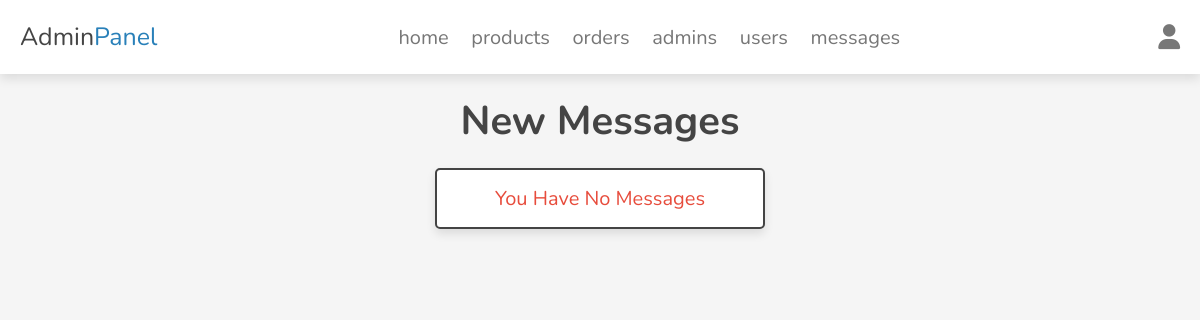
Before: /assets/admin/messages.php (signed in) with the older database file.
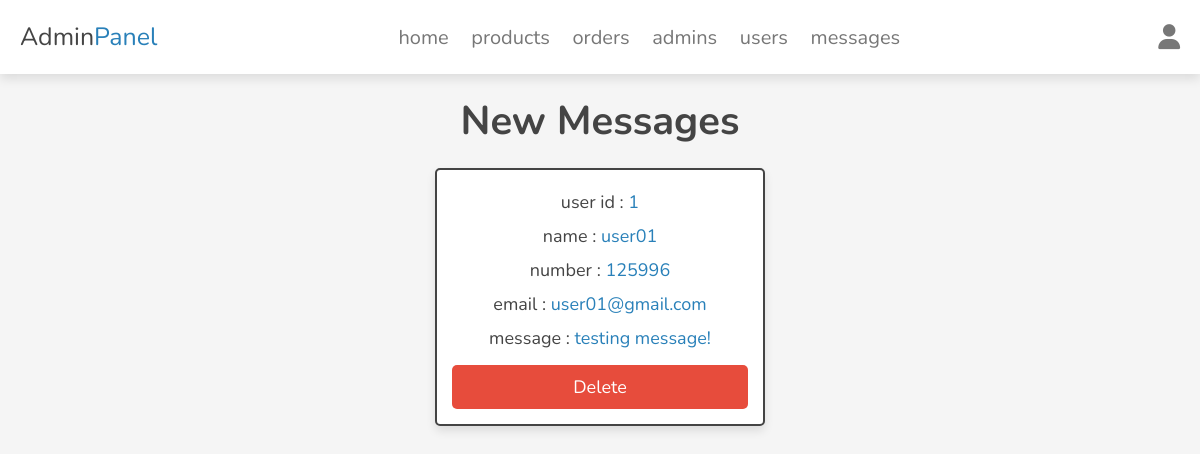
After: the same page with the newer database file.
### tables this page shows
CREATE TABLE `messages` (
  `id` int(100) NOT NULL,
  `user_id` int(100) NOT NULL,
  `name` varchar(100) NOT NULL,
  `email` varchar(100) NOT NULL,
  `number` varchar(12) NOT NULL,
  `message` varchar(500) NOT NULL
);

### assets/admin/messages.php (the view, shortened to what this page needs)
<?php
require('../components/connect.php');
?>
<!DOCTYPE html>
<html lang="en">
<head>
    <link rel="stylesheet" href="https://cdnjs.cloudflare.com/ajax/libs/font-awesome/6.5.0/css/all.min.css">
    <link rel="stylesheet" href="../css/admin_style.css">
</head>
<body>
<?php require('../components/admin_header.php'); ?>
<section class="messages">
    <h1 class="heading">new messages</h1>
    <div class="box-container">
        <?php
            $select_messages = $conn->prepare("SELECT * FROM `messages`");
            $select_messages->execute();
            if($select_messages->rowCount() > 0){
                while($fetch_messages = $select_messages->fetch(PDO::FETCH_ASSOC)){
        ?>
            <div class="box">
                <p>user id : <span><?= $fetch_messages['user_id']; ?></span></p>
                <p>name : <span><?= $fetch_messages['name']; ?></span></p>
                <p>number : <span><?= $fetch_messages['number']; ?></span></p>
                <p>email : <span><?= $fetch_messages['email']; ?></span></p>
                <p>message : <span><?= $fetch_messages['message']; ?></span></p>
                <a href="./messages.php?delete=<?= $fetch_messages['id']; ?>" class="delete-btn"
                onclick="return confirm('delete this message?');">delete</a>
            </div>
        <?php
        }
        }else{
            echo '<p class="empty">you have no messages</p>';
        }
        ?>
    </div>
</section>
</body>
</html>

Changed rows visible on the page:
added messages: user "1", name "user01", number "125996", email "user01@gmail.com", message "testing message!"
Other visible differences:
text no longer shown: "You Have No Messages"
